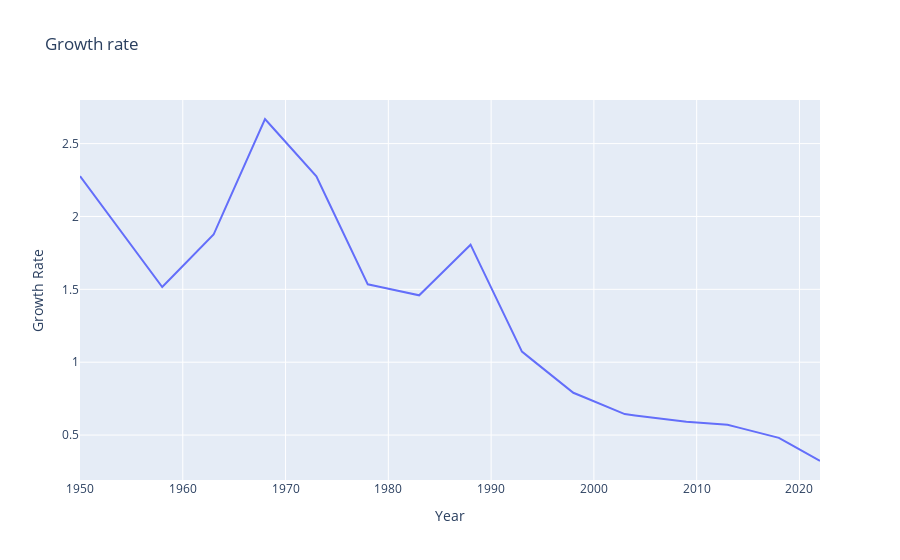

The notebook cell saved with this chart:
### Code cell
figure = px.line(growth_rate, x="Year", y="Growth Rate", title="Growth rate")
figure.show()

### Figure 1 — Plotly figure (JSON) as saved in the notebook; plotly's stock layout.template omitted (floating-point values rounded to 4 significant figures)
{"data": [{"hovertemplate": "Year=%{x}<br>Growth Rate=%{y}<extra></extra>", "legendgroup": "", "line": {"color": "#636efa", "dash": "solid"}, "marker": {"symbol": "circle"}, "mode": "lines", "name": "", "orientation": "h", "showlegend": false, "type": "scatter", "x": [1950, 1951, 1952, 1953, 1954, 1955, 1956, 1957, 1958, 1959, 1960, 1961, 1962, 1963, 1964, 1965, 1966, 1967, 1968, 1969, 1970, 1971, 1972, 1973, 1974, 1975, 1976, 1977, 1978, 1979, 1980, 1981, 1982, 1983, 1984, 1985, 1986, 1987, 1988, 1989, 1990, 1991, 1992, 1993, 1994, 1995, 1996, 1997, 1998, 1999, 2000, 2001, 2002, 2003, 2004, 2005, 2006, 2007, 2008, 2009, 2010, 2011, 2012, 2013, 2014, 2015, 2016, 2017, 2018, 2019, 2020, 2021, 2022], "xaxis": "x", "y": [2.277, 2.181, 2.087, 1.991, 1.896, 1.801, 1.706, 1.611, 1.516, 1.588, 1.66, 1.732, 1.804, 1.876, 2.034, 2.193, 2.352, 2.51, 2.669, 2.59, 2.511, 2.433, 2.354, 2.275, 2.127, 1.979, 1.831, 1.682, 1.534, 1.519, 1.504, 1.489, 1.474, 1.459, 1.528, 1.598, 1.667, 1.737, 1.806, 1.66, 1.513, 1.366, 1.219, 1.072, 1.016, 0.9595, 0.9031, 0.8466, 0.7902, 0.7609, 0.7316, 0.7024, 0.6731, 0.6438, 0.6342, 0.6246, 0.615, 0.6054, 0.5958, 0.5907, 0.5856, 0.5807, 0.5756, 0.5705, 0.5525, 0.5347, 0.5167, 0.4989, 0.4809, 0.4412, 0.4014, 0.3617, 0.3219], "yaxis": "y"}], "layout": {"autosize": true, "legend": {"tracegroupgap": 0}, "title": {"text": "Growth rate"}, "xaxis": {"anchor": "y", "autorange": true, "domain": [0, 1], "range": [1950, 2022], "title": {"text": "Year"}, "type": "linear"}, "yaxis": {"anchor": "x", "autorange": true, "domain": [0, 1], "range": [0.1915, 2.799], "title": {"text": "Growth Rate"}, "type": "linear"}}}
